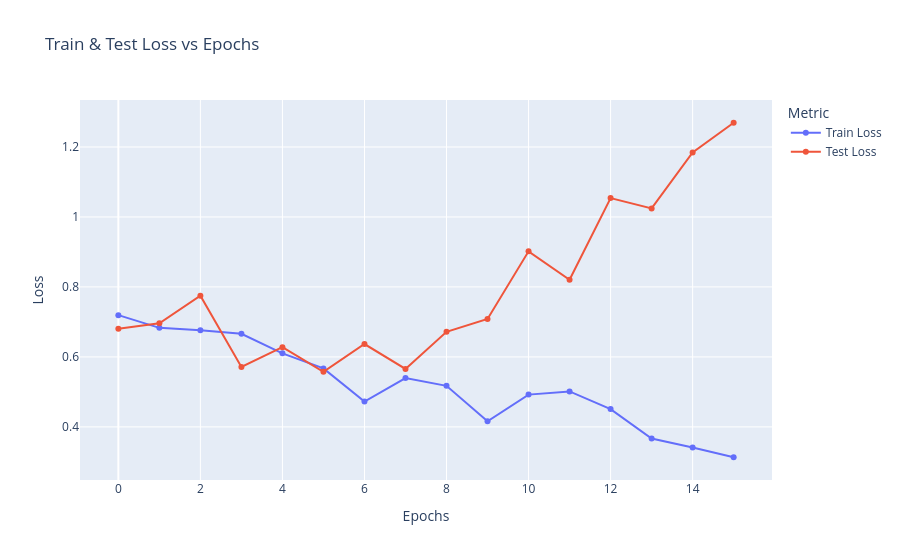

Write notebook code for a chart like this one.
### Code cell
losses_plot(results.train_losses, results.test_losses)

### Figure 1 — Plotly figure (JSON) as saved in the notebook; plotly's stock layout.template omitted (floating-point values rounded to 4 significant figures)
{"data": [{"hovertemplate": "Metric=Train Loss<br>Epochs=%{x}<br>Loss=%{y}<extra></extra>", "legendgroup": "Train Loss", "line": {"color": "#636efa", "dash": "solid"}, "marker": {"symbol": "circle"}, "mode": "lines+markers", "name": "Train Loss", "orientation": "v", "showlegend": true, "type": "scatter", "x": [0, 1, 2, 3, 4, 5, 6, 7, 8, 9, 10, 11, 12, 13, 14, 15], "xaxis": "x", "y": [0.7194, 0.6831, 0.6762, 0.666, 0.6103, 0.5672, 0.4722, 0.5394, 0.5173, 0.4159, 0.4922, 0.5014, 0.4508, 0.3669, 0.3412, 0.3132], "yaxis": "y"}, {"hovertemplate": "Metric=Test Loss<br>Epochs=%{x}<br>Loss=%{y}<extra></extra>", "legendgroup": "Test Loss", "line": {"color": "#EF553B", "dash": "solid"}, "marker": {"symbol": "circle"}, "mode": "lines+markers", "name": "Test Loss", "orientation": "v", "showlegend": true, "type": "scatter", "x": [0, 1, 2, 3, 4, 5, 6, 7, 8, 9, 10, 11, 12, 13, 14, 15], "xaxis": "x", "y": [0.6806, 0.6961, 0.7747, 0.5711, 0.6277, 0.5575, 0.6368, 0.5657, 0.6716, 0.7085, 0.9017, 0.8204, 1.054, 1.024, 1.184, 1.269], "yaxis": "y"}], "layout": {"legend": {"title": {"text": "Metric"}, "tracegroupgap": 0}, "title": {"text": "Train & Test Loss vs Epochs"}, "xaxis": {"anchor": "y", "domain": [0, 1], "title": {"text": "Epochs"}}, "yaxis": {"anchor": "x", "domain": [0, 1], "title": {"text": "Loss"}}}}
